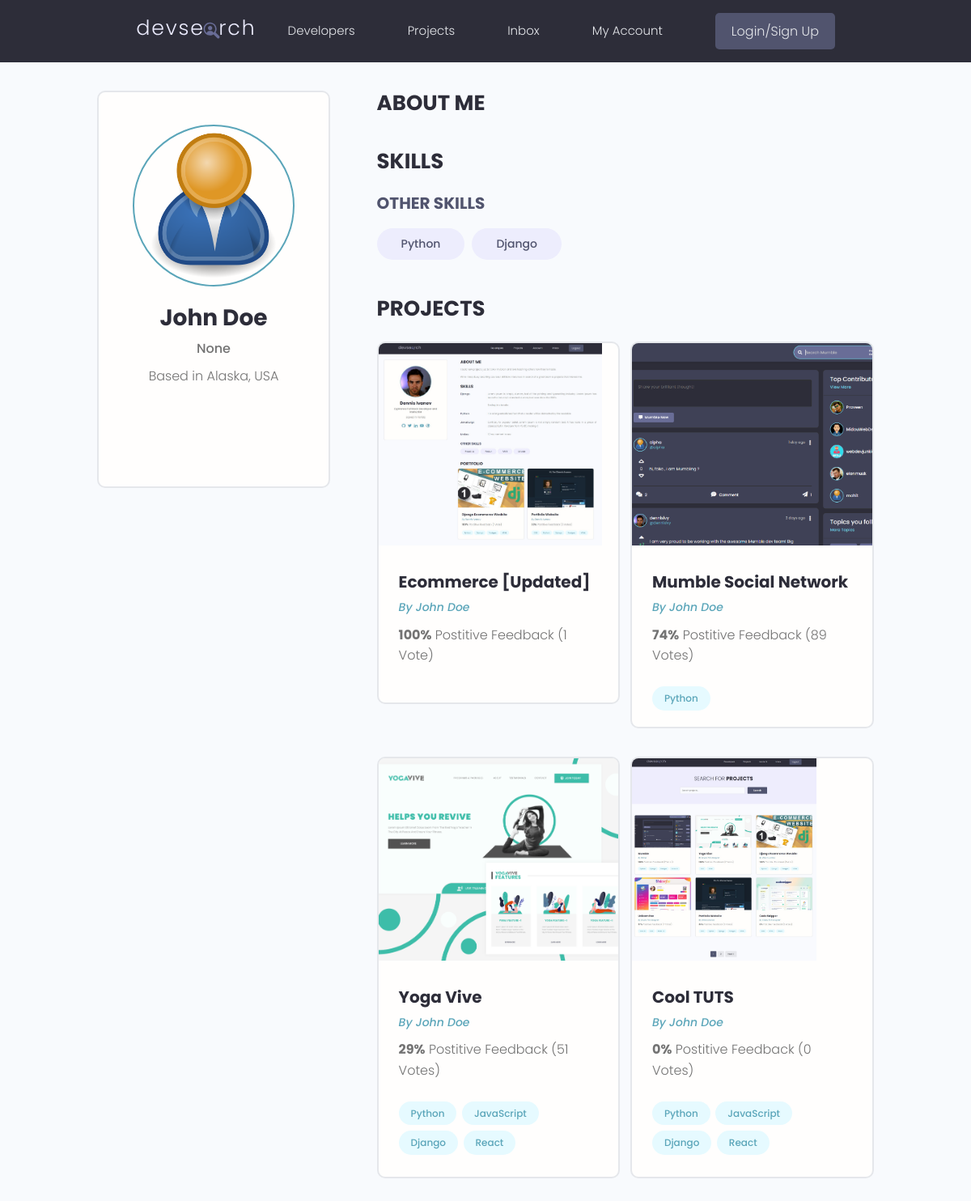
Page /profile/b5310486-1a6e-4b11-a6f0-e7f3a7295fa7/ on the committed database.
### users/models.py (models this page shows, shortened)
class Profile(models.Model):
    user = models.OneToOneField(User, on_delete=models.CASCADE, null=True, blank=True)
    name = models.CharField(max_length=200, blank=True, null=True)
    email = models.EmailField(max_length=500, blank=True, null=True)
    username = models.CharField(max_length=200, blank=True, null=True)
    location = models.CharField(max_length=200, blank=True, null=True)
    short_intro = models.CharField(max_length=200, blank=True, null=True)
    bio = models.TextField(blank=True, null=True)
    profile_image = models.ImageField(null=True, blank=True, upload_to='profiles/', default="profiles/user-default.png")
    social_github = models.CharField(max_length=200, blank=True, null=True)
    social_twitter = models.CharField(max_length=200, blank=True, null=True)
    social_linkedin = models.CharField(max_length=200, blank=True, null=True)
    social_youtube = models.CharField(max_length=200, blank=True, null=True)
    social_website = models.CharField(max_length=200, blank=True, null=True)
    created = models.DateTimeField(auto_now_add=True)
    id = models.UUIDField(default=uuid.uuid4, unique=True, primary_key=True, editable=False)

class Skill(models.Model):
    owner = models.ForeignKey(Profile, on_delete=models.CASCADE, null=True)
    name = models.CharField(max_length=200, blank=True, null=True)
    description = models.TextField(null=True, blank=True)
    created = models.DateTimeField(auto_now_add=True)
    id = models.UUIDField(default=uuid.uuid4, unique=True, primary_key=True, editable=False)
    def __str__(self):
        return str(self.name)

### projects/models.py (models this page shows, shortened)
class Project(models.Model):
    owner = models.ForeignKey(Profile, null=True, blank=True, on_delete=models.SET_NULL)
    title = models.CharField(max_length=200)
    description = models.TextField(null=True, blank=True)
    featured_image = models.ImageField(null=True, blank=True, default="default.jpg")
    demo_link = models.CharField(max_length=2000, null=True, blank=True)
    source_link = models.CharField(max_length=2000, null=True, blank=True)
    tags = models.ManyToManyField('Tag', blank=True)
    vote_total = models.IntegerField(default=0, null=True, blank=True)
    vote_ratio = models.IntegerField(default=0, null=True, blank=True)
    created = models.DateTimeField(auto_now_add=True)
    id = models.UUIDField(default=uuid.uuid4, unique=True, primary_key=True, editable=False)
    class Meta:
        ordering = ['created']

class Tag(models.Model):
    name = models.CharField(max_length=200)
    created = models.DateTimeField(auto_now_add=True)
    id = models.UUIDField(default=uuid.uuid4, unique=True, primary_key=True, editable=False)
    def __str__(self):
        return self.name

### users/views.py (the view)
# urls.py: path('profile/<str:pk>/', views.userProfile, name="user-profile"),
def userProfile(request, pk):
    profile = Profile.objects.get(id=pk)
    topSkills = profile.skill_set.exclude(description__exact="")
    otherSkills = profile.skill_set.filter(description="")
    context = {'profile': profile, 'topSkills': topSkills, 'otherSkills': otherSkills}
    return render(request, 'users/user-profile.html', context)

### users/templates/users/user-profile.html (shortened to what this page needs)
{% extends 'main.html' %}
{% block content %}
<main class="profile my-md">
    <div class="container">
        <div class="layout">
            <div class="column column--1of3">
                <div class="card text-center">
                    <div class="card__body dev">
                        <img class="avatar avatar--xl" src="{{ profile.profile_image.url }}" />
                        <h2 class="dev__name">{{profile.name}}</h2>
                        <p class="dev__title">{{profile.short_intro}}</p>
                        <p class="dev__location">Based in {{profile.location}}</p>
                        <ul class="dev__social">
                        </ul>
                    </div>
                </div>
            </div>
            <div class="column column--2of3">
                <div class="devInfo">
                    <h3 class="devInfo__title">About Me</h3>
                </div>
                <div class="devInfo">
                    <h3 class="devInfo__title">Skills</h3>
                    <div class="devInfo__skills">
                        <h3 class="devInfo__subtitle">Other Skills</h3>
                        <div class="devInfo__otherSkills">
                            {% for skill in otherSkills %}
                            <span class="tag tag--pill tag--sub tag--lg">
                                <small>{{skill}}</small>
                            </span>
                            {% endfor %}
                        </div>
                    </div>
                </div>
                <div class="devInfo">
                    <h3 class="devInfo__title">Projects</h3>
                    <div class="grid grid--two">
                        {% for project in profile.project_set.all %}
                        <div class="column">
                            <div class="card project">
                                <a href="{% url 'project' project.id %}" class="project">
                                    <img class="project__thumbnail" src="{{project.featured_image.url}}"
                                        alt="project thumbnail" />
                                    <div class="card__body">
                                        <h3 class="project__title">{{project.title}}</h3>
                                        <p><a class="project__author"
                                                href="{% url 'user-profile' project.owner.id %}">By
                                                {{project.owner.name}}</a>
                                        </p>
                                        <p class="project--rating">
                                            <span style="font-weight: bold;">{{project.vote_ratio}}%</span> Postitive
                                            Feedback ({{project.vote_total}} Vote{{project.vote_total|pluralize:"s"}})
                                        </p>
                                        <div class="project__tags">
                                            {% for tag in project.tags.all %}
                                            <span class="tag tag--pill tag--main">
                                                <small>{{tag}}</small>
                                            </span>
                                            {% endfor %}
                                        </div>
                                    </div>
                                </a>
                            </div>
                        </div>
                        {% endfor %}
                    </div>
                </div>
            </div>
        </div>
    </div>
</main>
{% endblock content %}

### static/styles/app.css (style rules this page uses)
:root { --color-sub: #2d2d39; }
.card { border: 2px solid var(--color-light); }
img { width: 100%; }
.profile .card > .dev { padding: 4rem; }
.dev__name { color: var(--color-sub); font-size: 2.8rem; font-weight: 700; margin-top: 1rem; margin-bottom: 0.5rem; }
.dev__title { font-size: 1.6rem; font-weight: 500; line-height: 1.3; }
.dev__location { margin-top: 1rem; }
.dev__social { margin: 3rem 0; list-style: none; display: flex; justify-content: center; gap: 1.5rem; }
.devInfo { margin-bottom: 3rem; }
.devInfo__title, .devInfo__subtitle { font-size: 2.6rem; color: var(--color-sub); text-transform: uppercase; font-weight: 700; margin-bottom: 1.5rem; }
.devInfo__subtitle { font-size: 2rem; color: var(--color-sub-light); }
.project__author { font-size: 1.4rem; font-style: italic; }
.project--rating { margin-bottom: 1.6em; margin-top: .5em; }
.project__thumbnail { height: 25rem; object-fit: cover; object-position: top center; }
.project__title { font-size: 2rem; font-weight: 700; color: var(--color-sub); }

### static/uikit/styles/modules/_variables.css (style rules this page uses)
:root { --color-main: #5aa5b9; --color-main-light: #e6faff; --color-sub: #3f4156; --color-sub-light: #51546e; --color-sub-lighter: #ededfd; --color-text: #737373; --color-gray: #8b8b8b; --color-light: #e5e7eb; --color-light-gray: #767676; --color-bg: #f8fafd; --color-white: #fffefd; --color-white-light: #f3f3f3; --color-success: #359e64; --color-success-bg: #def8e8; --color-error: #fc4b0b; --color-error-bg: #fff2ee; --font-base: 'Poppins', arial, helvetica, 'Segoe UI', roboto, ubuntu, sans-serif; --font-monospace: 'Fira Code', 'Courier New', courier, monospace; --font-regular: 300; --font-medium: 500; --font-bold: 700; --generic-shadow: 1px 1px 5px #00000010; --generic-transition: all 0.3s ease-in-out; }

### static/uikit/styles/modules/_base.css (style rules this page uses)
* { margin: 0; padding: 0; box-sizing: border-box; text-rendering: optimizeLegibility; color: inherit; font-size: inherit; }
html { font-size: 50%; }
@media only screen and (min-width: 480px) { html { font-size: 56.25%; } }
@media only screen and (min-width: 1200px) { html { font-size: 62.5%; } }
body { line-height: 1.6; font-weight: 400; font-size: 1.5rem; color: var(--color-text); background-color: var(--color-bg); min-height: 100vh; }

### static/uikit/styles/modules/_typography.css (style rules this page uses)
* { font-family: var(--font-base); }
h2 { font-size: 3.6rem; font-weight: var(--font-bold); }
h3 { font-size: 3.2rem; font-weight: var(--font-medium); }
p, span, strong { font-size: 1.6rem; color: var(--color-text); font-weight: var(--font-regular); }
a { padding-bottom: 2px; text-decoration: none; display: inline-block; color: var(--color-main); font-weight: var(--font-medium); }

### static/uikit/styles/modules/_utilities.css (style rules this page uses)
.container { width: 92%; max-width: 165rem; margin: 0 auto; box-sizing: border-box; }
@media screen and (min-width: 1000px) { .container { width: 90%; } }
@media screen and (min-width: 1200px) { .container { width: 80%; } }
.text-center { text-align: center; }
.my-md { margin: 3rem auto; }

### static/uikit/styles/modules/_avatar.css (style rules this page uses)
.avatar { border-radius: 50%; border: 2px solid var(--color-main); object-fit: cover; }
.avatar--xl { height: 20rem; width: 20rem; }

### static/uikit/styles/modules/_card.css (style rules this page uses)
.card { border-radius: 1rem; background-color: var(--color-white); border: 1.5px solid var(--color-light); width: auto; height: auto; margin-top: 0.5rem; margin-bottom: 0.5rem; overflow: hidden; }
.card__body, .card__header { padding: 2rem 2.5rem; }

### static/uikit/styles/modules/_tag.css (style rules this page uses)
.tag { display: inline-flex; align-items: center; background-color: var(--color-sub); height: -webkit-fit-content; height: -moz-fit-content; height: fit-content; width: -webkit-fit-content; width: -moz-fit-content; width: fit-content; border-radius: 0.5rem; padding: 0.5rem 1.5rem; font-size: 1.2rem; cursor: pointer; }
.tag:not(:last-child) { margin-right: 0.25rem; margin-bottom: 0.75rem; }
.tag > small { color: var(--color-white); }
.tag--pill { border-radius: 5rem; }
.tag--main, .tag--main > small { background: var(--color-main-light); color: var(--color-main); font-weight: 500; }
.tag--sub, .tag--sub > small { background: var(--color-sub-lighter); color: var(--color-sub-light); font-weight: 500; }
.tag--lg { padding: 0.8rem 3rem; font-size: 1.4rem; }
.tag--lg:not(:last-child) { margin-right: 0.5rem; margin-bottom: 1rem; }

### static/uikit/styles/modules/_grid.css (style rules this page uses)
.grid { display: flex; flex-wrap: wrap; justify-content: flex-start; align-items: stretch; }
.grid > .column { min-width: 28rem; margin-bottom: 2.5rem; }
.grid--two > .column { flex-basis: 100%; }
@media screen and (min-width: 800px) { .grid--two { margin-right: -2%; } }
@media screen and (min-width: 800px) { .grid--two > .column { margin-right: 2%; } }
@media screen and (min-width: 800px) { .grid--two > .column { flex-basis: 48%; } }

### rows in the picture
Profile: profile_image (placeholder picture), name "John Doe", short_intro "None", location "Alaska, USA"
Skill: name "Python"
Skill: name "Django"
Project: featured_image (picture), title "Ecommerce [Updated]", owner.name "John Doe", vote_ratio "100", vote_total "1"
Project: featured_image (picture), title "Mumble Social Network", owner.name "John Doe", vote_ratio "74", vote_total "89"
Tag: name "Python"
Project: featured_image (picture), title "Yoga Vive", owner.name "John Doe", vote_ratio "29", vote_total "51"
Tag: name "JavaScript"
Tag: name "Django"
Tag: name "React"
Project: featured_image (picture), title "Cool TUTS", owner.name "John Doe", vote_ratio "0", vote_total "0"
